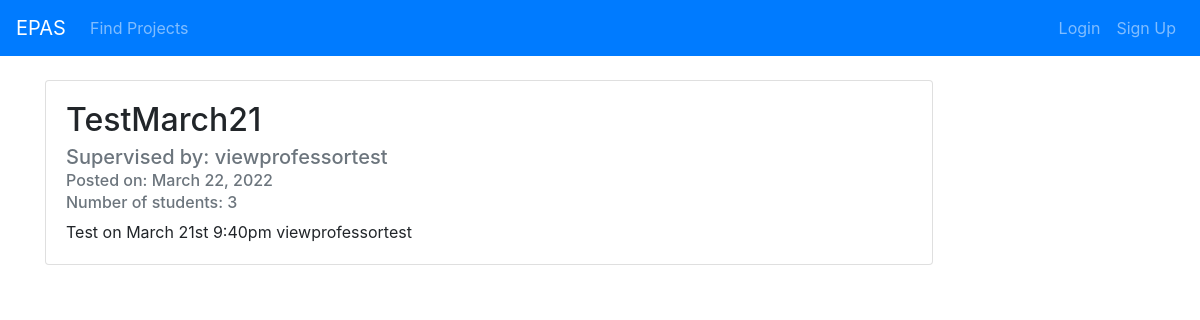
Page /post/11/ on the earlier database version.
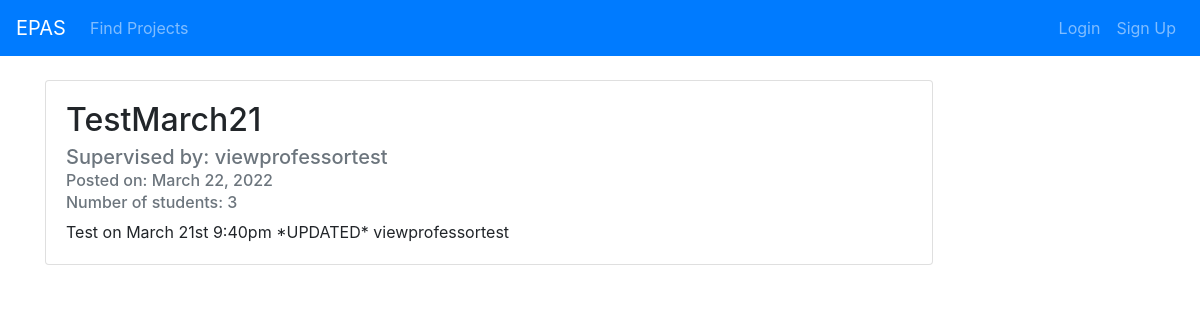
Same page on the later database version.
### projectListing/models.py (models this page shows, shortened)
class Post(models.Model):
    title = models.CharField(max_length=100)
    description = models.TextField()
    date_posted = models.DateField(default=timezone.now)
    professor = models.ForeignKey(User, on_delete=models.CASCADE)
    desiredNumStudents = models.IntegerField()
    maxNumStudents = models.IntegerField()
    minTermLength = models.IntegerField()
    maxTermLength = models.IntegerField()
    relatedProgram = models.CharField(max_length=100)
    course = models.CharField(max_length=100, default="null")
    active = models.BooleanField(default=False)
    isApproved = models.BooleanField(default=False)

class User(AbstractUser):
    class Types(models.TextChoices):
        STUDENT = 'STUDENT', 'Student'
        PROFESSOR = 'PROFESSOR', 'Professor'
        CORPORATE_SUPERVISOR = 'CORPORATE_SUPERVISOR', 'Corporate Supervisor'
        PROGRAM_DIRECTOR = 'PROGRAM_DIRECTOR', 'Program Director'
    type = models.CharField(max_length=50, choices=Types.choices, default=Types.STUDENT)
    def __str__(self):
        return self.username

### projectListing/views.py (the view)
# urls.py: path('post/<int:pk>/', PostDetailView.as_view(), name='post-detail'),
class PostDetailView(DetailView):
    model = Post

### projectListing/templates/projectListing/post_detail.html (shortened to what this page needs)
{% extends "projectListing/base.html" %}
{% block content %}
<br>
            <div class="card" style="min-width: 80%; max-width: 80%; margin-bottom: 2rem;">
                <div class="card-body">
                    <h2 class="card-title">{{ object.title }}</h2>
                    <h5 class="card-subtitle mb-2 text-muted">Supervised by: {{ object.professor }}</h3>
                    <h6 class="card-subtitle mb-2 text-muted">Posted on: {{ object.date_posted }}</h3>
                    <h6 class="card-subtitle mb-2 text-muted">Number of students: {{ object.desiredNumStudents}}</h3>
                    <p class="card-text">{{ object.description }} {{ object.professor }}</p>
                </div>
            </div>
{% endblock content %}

Differences in the rows shown:
changed Post "TestMarch21": description "Test on March 21st 9:40pm" → "Test on March 21st 9:40pm *UPDATED*"
